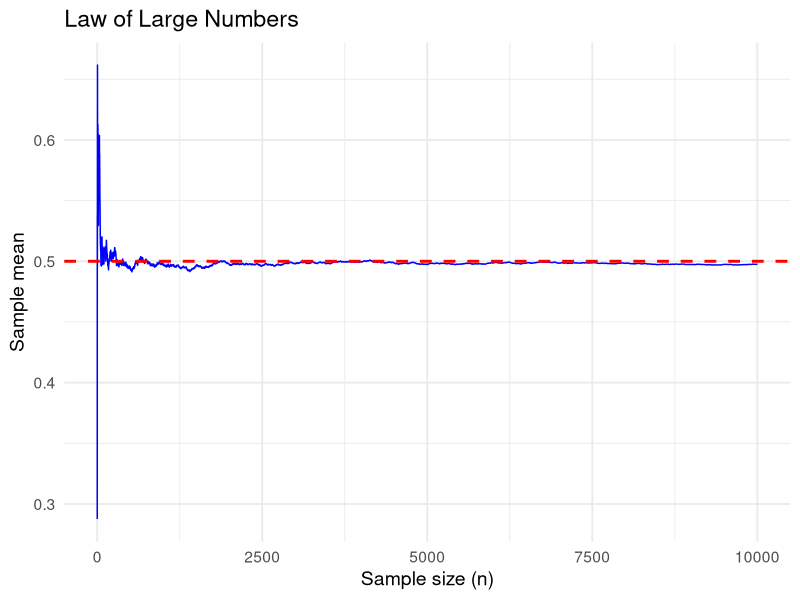
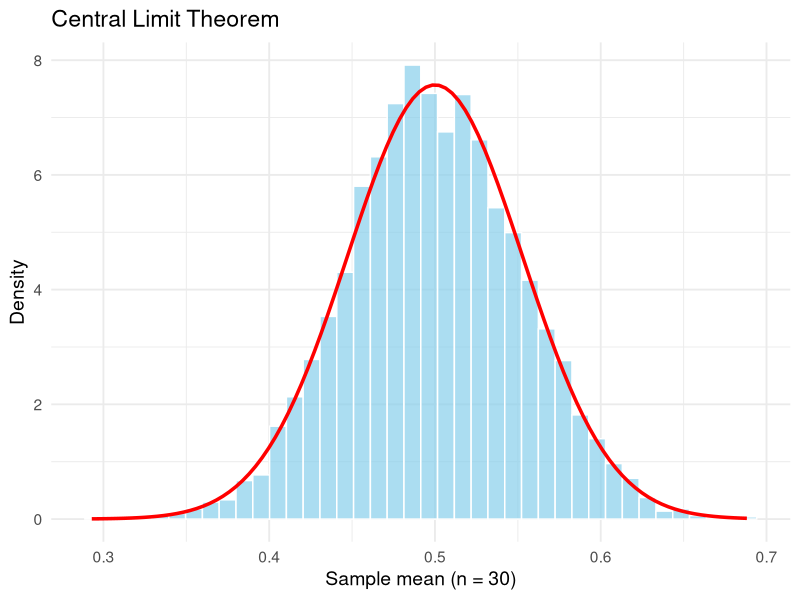

The R script that drew these images, in order:
## ---- chunk 1
#| echo: false
#| eval: true

library(tidyverse)
set.seed(123)                    # reproducibility
n <- 10000                       # total number of draws
x <- runif(n, min = 0, max = 1)  # random draws from Uniform(0,1)

true_mean <- 0.5                 # theoretical mean of U(0,1)

# compute cumulative means
cum_means <- cumsum(x) / (1:n)

df <- data.frame(
  n = 1:n,
  cum_mean = cum_means
)

# Plot convergence
ggplot(df, aes(x = n, y = cum_mean)) +
  geom_line(color = "blue") +
  geom_hline(yintercept = true_mean, color = "red", linetype = "dashed", linewidth = 1) +
  labs(
    title = "Law of Large Numbers",
    x = "Sample size (n)",
    y = "Sample mean"
  ) +
  theme_minimal(base_size = 14)
## ---- chunk 2
library(ggplot2)

set.seed(123)

# Parameters
n <- 30              # sample size per experiment
n_sim <- 5000        # number of simulations

# Repeat experiments: sample from Uniform(0,1), compute sample mean
means <- replicate(n_sim, mean(runif(n, 0, 1)))

df_means <- data.frame(sample_mean = means)

true_mean <- 0.5
true_sd <- 1 / sqrt(12)           # SD of U(0,1)
se <- true_sd / sqrt(n)           # standard error of sample mean

# Plot distribution of sample means
ggplot(df_means, aes(x = sample_mean)) +
  geom_histogram(aes(y = ..density..), bins = 40,
                 fill = "skyblue", color = "white", alpha = 0.7) +
  stat_function(fun = dnorm,
                args = list(mean = true_mean, sd = se),
                color = "red", size = 1.2) +
  labs(
    title = "Central Limit Theorem",
    x = "Sample mean (n = 30)",
    y = "Density"
  ) +
  theme_minimal(base_size = 14)
## ---- chunk 3
#| echo: true
#| eval: true

library(dplyr); library(purrr); library(tibble)
set.seed(1)                  # Fix random seed for reproducibility
R <- 1000                    # Number of Monte Carlo replicates
N_h <- c(4000,3000,3000)     # Stratum population sizes (3 strata)
H <- length(N_h)             # Number of strata
N <- sum(N_h)                # Total population size

# Create artificial stratified population. Each unit belongs to a stratum h = 1, 2, or 3. Each stratum has its own mean and standard deviation
pop <- tibble(h = rep(1:H, times = N_h)) %>%
  mutate(y = case_when(
    h==1 ~ rnorm(n(), 50, 10),   # Stratum 1: mean = 50, sd = 10
    h==2 ~ rnorm(n(), 60, 20),   # Stratum 2: mean = 60, sd = 20
    h==3 ~ rnorm(n(), 55, 12)    # Stratum 3: mean = 55, sd = 12
  ))

true_mean <- mean(pop$y)     # True population mean across all strata

#Define simulation function 
simulate_alloc <- function(allocation = "prop", n = 600){
  W_h <- N_h / N             # Stratum weights (population proportions)
  
  # ---- Sample size allocation ----
  if(allocation=="prop") 
    n_h <- round(n * W_h)    # Proportional allocation: n_h ∝ N_h
  
  if(allocation=="neyman"){
    # Neyman allocation: n_h ∝ N_h * sigma_h
    s_h <- pop %>% group_by(h) %>% summarise(s = sd(y)) %>% pull(s)
    n_h <- round(n * (N_h * s_h)/sum(N_h * s_h))
  }
  
  # ---- Step 3: Monte Carlo loop ----
  res <- map_dfr(1:R, function(i) {
    #  Stratified sample: correct stratum-specific sample sizes
    samp <- pop %>%
      split(pop$h) %>%
      map2(n_h, ~ slice_sample(.x, n = .y)) %>%
      bind_rows()
    
    # Stratified mean estimator
    ybar_st <- samp %>% 
      group_by(h) %>%
      summarise(m = mean(y), .groups="drop") %>%
      mutate(W = N_h / N,
             contrib = m * W) %>%
      summarise(ybar_st = sum(contrib)) %>%
      pull(ybar_st)
    
    tibble(ybar = ybar_st)   # Return one estimate per replicate
  })
  
  res  # Return all Monte Carlo estimates
}

# Run simulations for both allocation rules
res_prop   <- simulate_alloc("prop")     # Proportional allocation
res_neyman <- simulate_alloc("neyman")   # Neyman allocation
## ---- chunk 4
#| echo: true
#| eval: true
library(dplyr); library(purrr); library(tibble)


set.seed(1)
R <- 1000                    # Number of Monte Carlo replicates
N_h <- c(4000, 3000, 3000)   # Stratum population sizes
H <- length(N_h)
N <- sum(N_h)

# ---- Artificial stratified population ----
pop <- tibble(h = rep(1:H, times = N_h)) %>%
  mutate(y = case_when(
    h == 1 ~ rnorm(n(), 50, 10),
    h == 2 ~ rnorm(n(), 60, 20),
    h == 3 ~ rnorm(n(), 55, 12)
  ),
  # Example of auxiliary weights: could be size, income, etc.
  w_aux = case_when(
    h == 1 ~ runif(n(), 1, 3),
    h == 2 ~ runif(n(), 2, 5),
    h == 3 ~ runif(n(), 0.5, 2)
  ))

true_mean <- mean(pop$y)

# ---- Simulation function ----
simulate_alloc_weighted <- function(allocation = "prop", n = 600){
  W_h <- N_h / N   # Stratum weights
  
  # --- Step 1: Sample size allocation ---
  if(allocation == "prop"){
    n_h <- round(n * W_h)
  }
  if(allocation == "neyman"){
    s_h <- pop %>% group_by(h) %>% summarise(s = sd(y)) %>% pull(s)
    n_h <- round(n * (N_h * s_h) / sum(N_h * s_h))
  }
  
  # --- Step 2: Monte Carlo loop ---
  res <- map_dfr(1:R, function(i){
    # Weighted stratified sample (PPS by w_aux within stratum)
    samp <- pop %>%
      split(.$h) %>%
      map2(n_h, ~ slice_sample(.x, n = .y, weight_by = .x$w_aux)) %>%
      bind_rows()
    
    # Correct PPS inclusion probabilities and design weights
    samp <- samp %>%
      group_by(h) %>%
      mutate(pi = n_h[h] * w_aux / sum(w_aux),   # PPS π_i
             d  = 1 / pi) %>%                   # HT weight
      ungroup()
    
    # Horvitz–Thompson mean
    ybar_ht <- sum(samp$y * samp$d) / sum(samp$d)
    
    tibble(ybar = ybar_ht)
  })
  
  res
}
